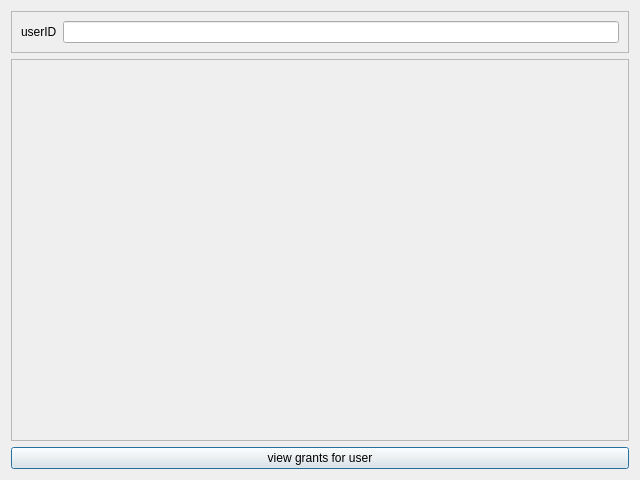
<?xml version="1.0" encoding="UTF-8"?>
<ui version="4.0">
 <class>ViewGrants</class>
 <widget class="QDialog" name="ViewGrants">
  <property name="geometry">
   <rect>
    <x>0</x>
    <y>0</y>
    <width>640</width>
    <height>480</height>
   </rect>
  </property>
  <property name="windowTitle">
   <string>Dialog</string>
  </property>
  <layout class="QVBoxLayout" name="verticalLayout">
   <item>
    <widget class="QFrame" name="frame">
     <property name="frameShape">
      <enum>QFrame::StyledPanel</enum>
     </property>
     <property name="frameShadow">
      <enum>QFrame::Raised</enum>
     </property>
     <layout class="QHBoxLayout" name="horizontalLayout">
      <item>
       <widget class="QLabel" name="label">
        <property name="text">
         <string>userID</string>
        </property>
       </widget>
      </item>
      <item>
       <widget class="QLineEdit" name="lineEdit"/>
      </item>
     </layout>
    </widget>
   </item>
   <item>
    <widget class="QScrollArea" name="scrollArea">
     <property name="widgetResizable">
      <bool>true</bool>
     </property>
     <widget class="QWidget" name="scrollAreaWidgetContents">
      <property name="geometry">
       <rect>
        <x>0</x>
        <y>0</y>
        <width>616</width>
        <height>361</height>
       </rect>
      </property>
     </widget>
    </widget>
   </item>
   <item>
    <widget class="QPushButton" name="viewGrants">
     <property name="text">
      <string>view grants for user</string>
     </property>
    </widget>
   </item>
  </layout>
 </widget>
 <resources/>
 <connections/>
</ui>
